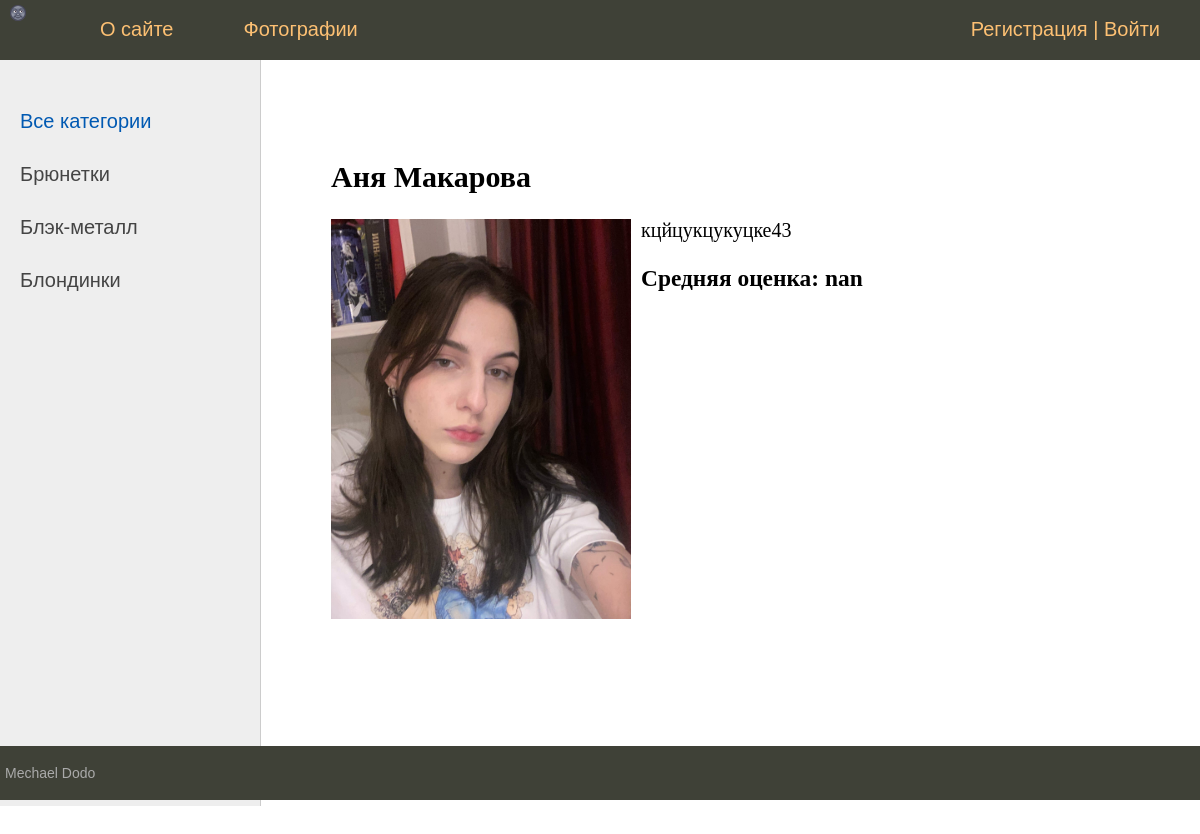
Page /girl/anya-makarova/ on the earlier database version.
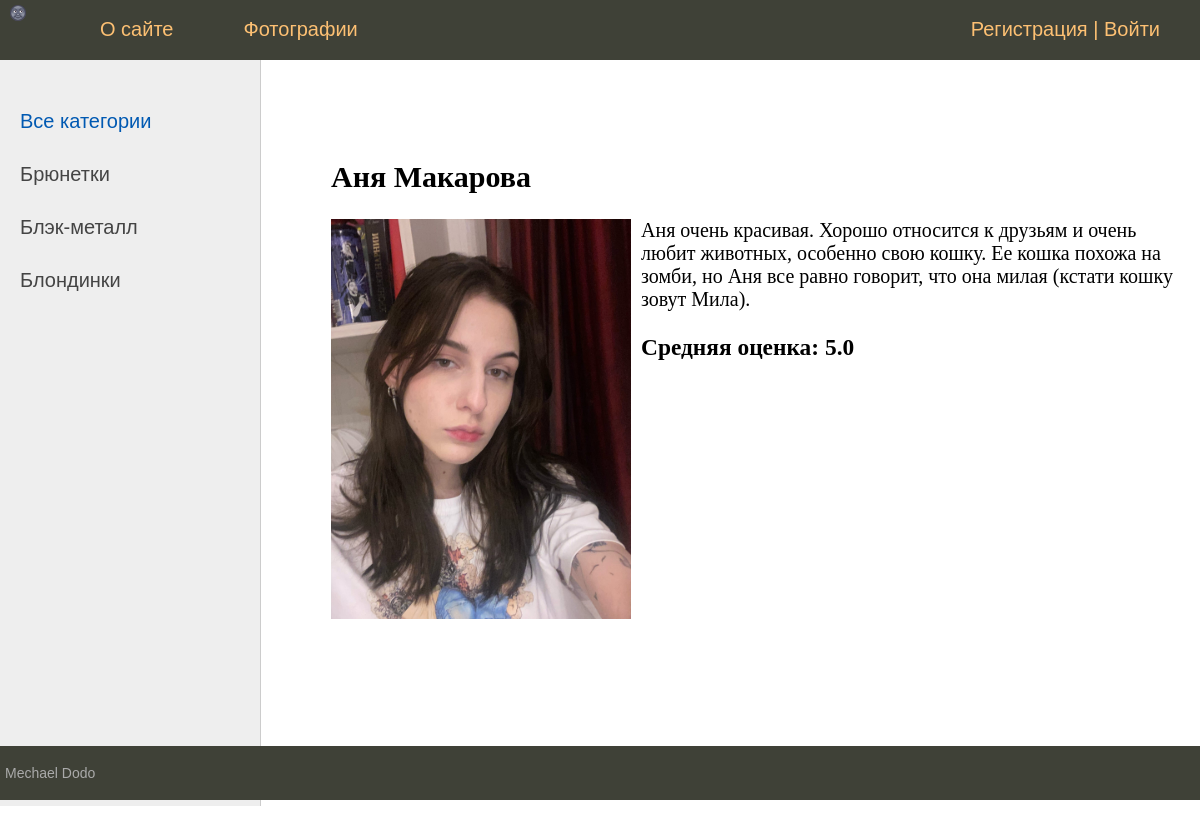
Same page on the later database version.
### beautido_app/models.py (models this page shows, shortened)
class Girl(models.Model):
    title = models.CharField(max_length=255, verbose_name='Имя')
    slug = models.SlugField(max_length=255, unique=True, db_index=True, verbose_name='Url')
    content = models.TextField(blank=True, verbose_name='Описание')
    photo = models.ImageField(upload_to='photos/%y/%m/%d', verbose_name='Фото')
    time_create = models.DateTimeField(auto_now_add=True)
    time_update = models.DateTimeField(auto_now=True)
    is_published = models.BooleanField(default=False)
    category = models.ForeignKey('Category', on_delete=models.CASCADE, verbose_name='Категория')
    class Meta:
        ordering = ['-time_create', 'title']

### beautido_app/views.py (the view, shortened to what this page needs)
# urls.py: path('girl/<slug:girl_slug>/', ShowGirl.as_view(), name='show_girl'),
class ShowGirl( DataMixin, DetailView):
    model = Girl
    template_name = 'beautido_app/girl.html'
    context_object_name = 'girl'
    slug_url_kwarg = 'girl_slug'
    def get_context_data(self, **kwargs):
        context = super().get_context_data(**kwargs)
        scores = Score.objects.filter(girl__pk=context['girl'].pk)
        scores = [score.score_number for score in scores]
        average_score = numpy.mean(scores)
        context['score'] = average_score
        context['options'] = (1, 2, 3, 4, 5)
        context_mix = self.get_user_context(title=context['girl'].title)
        return dict(list(context.items()) + list(context_mix.items()))

### beautido_app/models.py (called while the page is built)
    def get_absolute_url(self):
        return reverse('show_the_category', args=[self.slug, ])

### beautido_app/templatetags/beautido_app_tags.py (called while the page is built)
@register.inclusion_tag('beautido_app/list_categories.html')
def show_categories(sort=None, cat_selected=0):
    if not sort:
        categories = Category.objects.annotate(Count('girls'))
    else:
        categories = Category.objects.order_by(sort)
    return {'categories': categories, 'cat_selected': cat_selected}

### beautido_app/utils.py (called while the page is built)
    def get_user_context(self, **kwargs):
        context = kwargs
        user_menu = menu.copy()
        if not self.request.user.is_authenticated:
            user_menu.pop(1)
        context['menu'] = user_menu
        if 'cat_selected' not in context:
            context['cat_selected'] = 0
        return context

### beautido_app/templates/beautido_app/girl.html (shortened to what this page needs)
{% extends 'beautido_app/base.html' %}
{% block content %}
    <h2>{{ title }}</h2>
    {% if girl.photo %}
        <img class="img-article-left" src="{{ girl.photo.url }}">
    {% endif %}
    {{ girl.content|linebreaks }}
    {% block score %}
        <h3>Средняя оценка: {{ score }}</h3>
    {% endblock score %}
{% endblock %}

Differences in the rows shown:
changed Girl "Аня Макарова": content "кцйцукцукуцке43" → "Аня очень красивая. Хорошо относится к друзьям и очень любит животных, особенно свою кошку. Ее кошка похожа на зомби, но Аня все равно говорит, что она милая (кстати кошку зовут Мила)."
Other differences:
{{ score }}: "nan" → "5.0"
